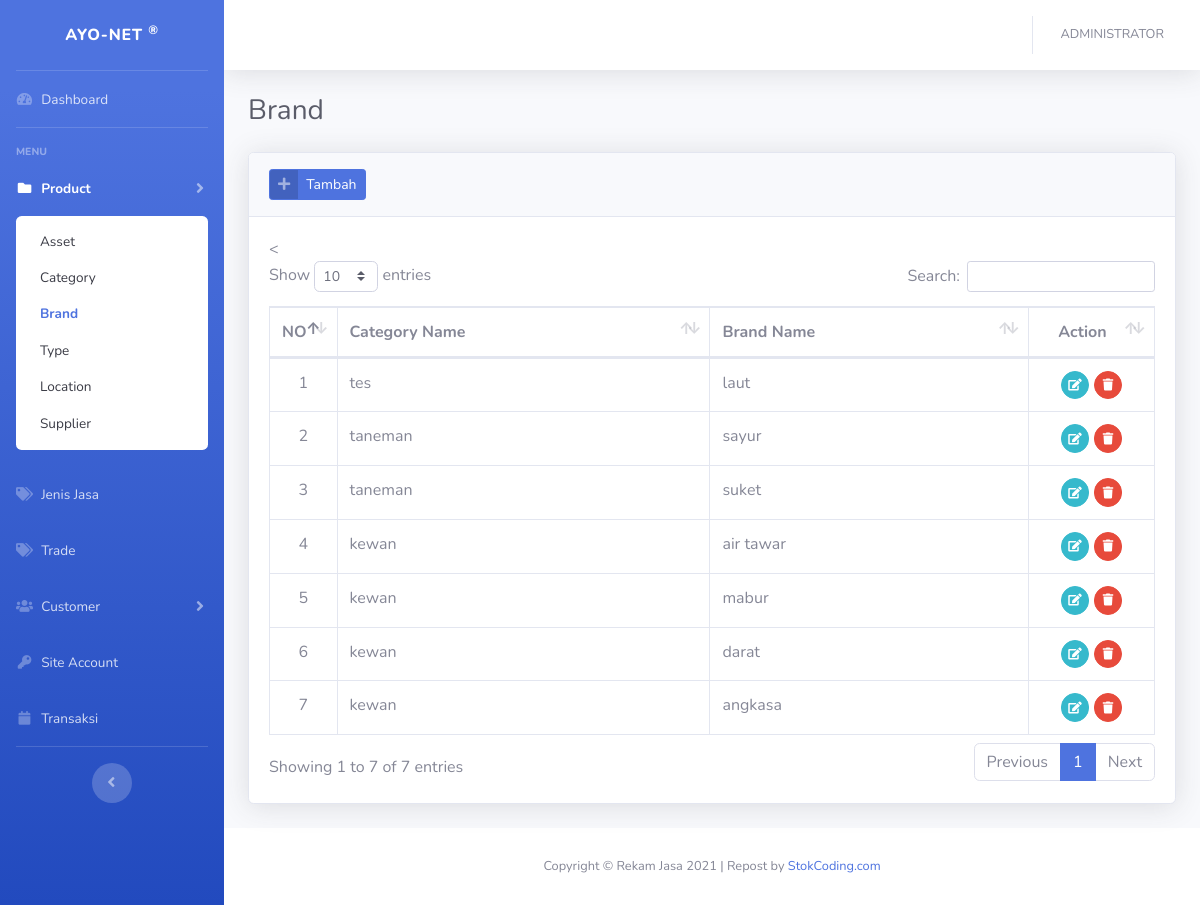
The page /?brand (signed in) on the database its author committed.
### tables this page shows
CREATE TABLE `brand` (
  `idbrand` int(11) NOT NULL,
  `namabrand` varchar(50) NOT NULL,
  `brand_no` varchar(50) NOT NULL,
  `idcat` int(11) NOT NULL,
  `data_status` enum('Enable','Disable') NOT NULL
);

CREATE TABLE `category` (
  `idcat` int(11) NOT NULL,
  `namacat` varchar(50) NOT NULL,
  `cat_no` varchar(50) NOT NULL,
  `data_status` enum('Enable','Disable') NOT NULL
);

### config/function.php (called while the page is built, shortened)
<?php
function encrypt($str) {
return base64_encode($str);
}
function base_url(){
    $base_url= ((isset($_SERVER['HTTPS']) && $_SERVER['HTTPS'] == "on") ? "https" : "http");
    $base_url.= "://".$_SERVER['HTTP_HOST'];
    $base_url.= str_replace(basename($_SERVER['SCRIPT_NAME']),"",$_SERVER['SCRIPT_NAME']);
    return $base_url;
}
?>

### views/produk/brand.php (the view, shortened to what this page needs)
<div class="container-fluid">
    <div class="d-sm-flex align-items-center justify-content-between mb-4">
        <h1 class="h3 mb-0 text-gray-800">Brand</h1>
    </div>
    <div class="card shadow mb-4">
        <div class="card-header py-3">
            <a href="#" class="btn btn-primary btn-icon-split btn-sm" data-toggle="modal" data-target="#transaksiModal"
                onclick="submit('add')">
                <span class="icon text-white-50">
                    <i class="fas fa-plus"></i>
                </span>
                <span class="text">Tambah</span>
            </a>
        </div>
        <div class="card-body">
            <div class="table-responsive">
                <table class="table table-bordered table-hover" id="dataTable" width="100%" cellspacing="0">
                    <thead>
                        <tr>
                            <th width="20">NO</th>
                            <th>Category Name</th>
                            <th>Brand Name</th>
                            <<th width="1%"><center>&nbsp;&nbsp;&nbsp;&nbsp;Action&nbsp;&nbsp;&nbsp;&nbsp;</center></th>
                        </tr>
                    </thead>
                    <tbody>
                        <?php
                        $n=1;
                        $query = mysqli_query($con,"SELECT * FROM brand x, category x1 WHERE x.idcat=x1.idcat and x.data_status='Enable' ORDER BY x1.cat_no DESC") or die(mysqli_error($con));
                        while($row = mysqli_fetch_array($query)):
                        ?>
                        <tr>
                        <td><center><?= $n++; ?></center></td>
                            <td><?= $row['namacat']; ?></td>
                            <td><?= $row['namabrand']; ?></td>
                            <td><center>
                                <a href="#transaksiModal" data-toggle="modal"
                                    onclick="submit(<?=$row['idbrand'];?>)" class="btn btn-sm btn-circle btn-info"
                                    data-toggle="tooltip" data-placement="top" title="Ubah Data"><i
                                        class="fas fa-edit"></i></a>
                                <a href="<?=base_url();?>process/brand.php?act=<?=encrypt('delete');?>&idbrand=<?=encrypt($row['idbrand']);?>"
                                    class="btn btn-sm btn-circle btn-danger btn-hapus" data-toggle="tooltip"
                                    data-placement="top" title="Hapus Data"><i class="fas fa-trash"></i></a></center>
                            </td>
                        </tr>
                        <?php endwhile; ?>
                    </tbody>
                </table>
            </div>
        </div>
    </div>
</div>

### rows shown on the page
brand: idcat.namacat "tes", namabrand "laut"
brand: idcat.namacat "taneman", namabrand "sayur"
brand: idcat.namacat "taneman", namabrand "suket"
brand: idcat.namacat "kewan", namabrand "air tawar"
brand: idcat.namacat "kewan", namabrand "mabur"
brand: idcat.namacat "kewan", namabrand "darat"
brand: idcat.namacat "kewan", namabrand "angkasa"

### other values the page prints
$_SESSION['fullname'] "ADMINISTRATOR"
